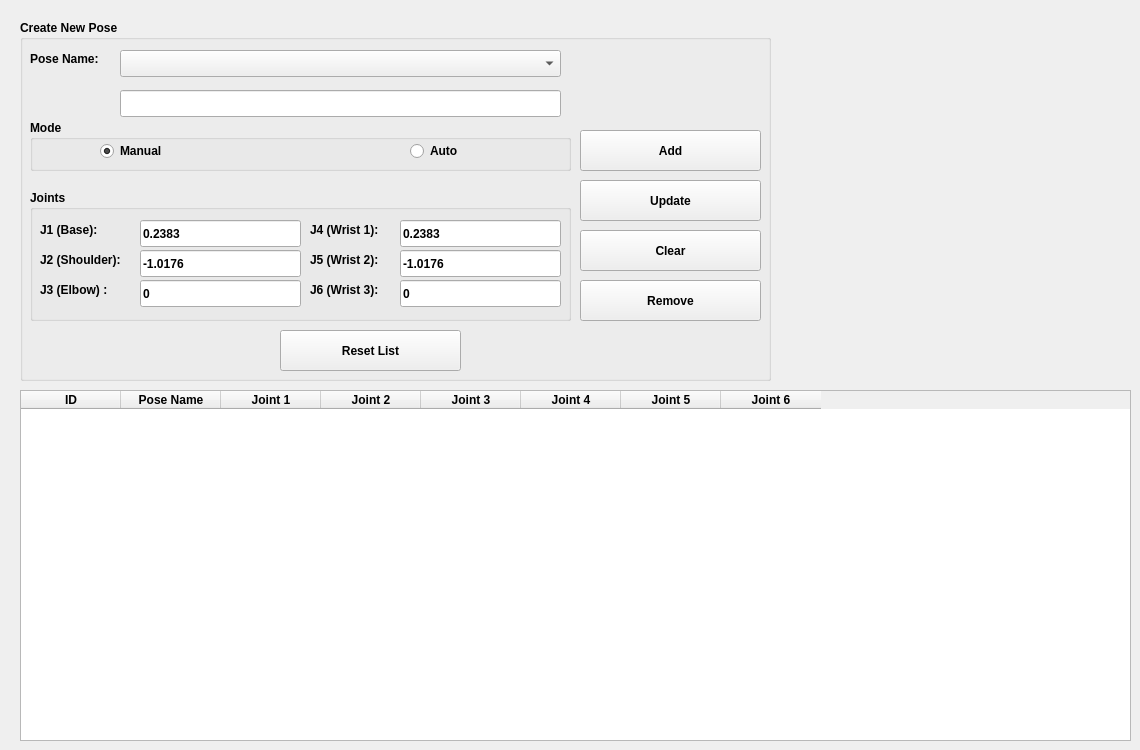
    <widget class="QWidget" name="tab_4">
     <attribute name="title">
      <string>Robotic Arm Poses </string>
     </attribute>
     <widget class="QGroupBox" name="gBoxWaypoint_3">
      <property name="geometry">
       <rect>
        <x>20</x>
        <y>20</y>
        <width>751</width>
        <height>361</height>
       </rect>
      </property>
      <property name="font">
       <font>
        <weight>75</weight>
        <bold>true</bold>
       </font>
      </property>
      <property name="autoFillBackground">
       <bool>false</bool>
      </property>
      <property name="title">
       <string>Create New Pose</string>
      </property>
      <widget class="QLabel" name="label_24">
       <property name="geometry">
        <rect>
         <x>10</x>
         <y>30</y>
         <width>91</width>
         <height>17</height>
        </rect>
       </property>
       <property name="text">
        <string>Pose Name:</string>
       </property>
      </widget>
      <widget class="QComboBox" name="comboBoxPoseName">
       <property name="geometry">
        <rect>
         <x>100</x>
         <y>30</y>
         <width>441</width>
         <height>27</height>
        </rect>
       </property>
      </widget>
      <widget class="QLineEdit" name="lineEditPoseName">
       <property name="geometry">
        <rect>
         <x>100</x>
         <y>70</y>
         <width>441</width>
         <height>27</height>
        </rect>
       </property>
       <property name="text">
        <string/>
       </property>
      </widget>
      <widget class="QGroupBox" name="gBoxPosiition_2">
       <property name="geometry">
        <rect>
         <x>10</x>
         <y>170</y>
         <width>541</width>
         <height>131</height>
        </rect>
       </property>
       <property name="font">
        <font>
         <weight>75</weight>
         <bold>true</bold>
        </font>
       </property>
       <property name="title">
        <string>Joints</string>
       </property>
       <widget class="QLabel" name="label_10">
        <property name="geometry">
         <rect>
          <x>10</x>
          <y>30</y>
          <width>71</width>
          <height>20</height>
         </rect>
        </property>
        <property name="text">
         <string>J1 (Base):</string>
        </property>
       </widget>
       <widget class="QLineEdit" name="lineEditPoseJ1">
        <property name="geometry">
         <rect>
          <x>110</x>
          <y>30</y>
          <width>161</width>
          <height>27</height>
         </rect>
        </property>
        <property name="text">
         <string>0.2383</string>
        </property>
        <property name="echoMode">
         <enum>QLineEdit::Normal</enum>
        </property>
       </widget>
       <widget class="QLabel" name="label_14">
        <property name="geometry">
         <rect>
          <x>10</x>
          <y>60</y>
          <width>101</width>
          <height>20</height>
         </rect>
        </property>
        <property name="text">
         <string>J2 (Shoulder):</string>
        </property>
       </widget>
       <widget class="QLineEdit" name="lineEditPoseJ2">
        <property name="geometry">
         <rect>
          <x>110</x>
          <y>60</y>
          <width>161</width>
          <height>27</height>
         </rect>
        </property>
        <property name="text">
         <string>-1.0176</string>
        </property>
       </widget>
       <widget class="QLabel" name="label_15">
        <property name="geometry">
         <rect>
          <x>10</x>
          <y>90</y>
          <width>81</width>
          <height>20</height>
         </rect>
        </property>
        <property name="text">
         <string>J3 (Elbow) :</string>
        </property>
       </widget>
       <widget class="QLineEdit" name="lineEditPoseJ3">
        <property name="geometry">
         <rect>
          <x>110</x>
          <y>90</y>
          <width>161</width>
          <height>27</height>
         </rect>
        </property>
        <property name="text">
         <string>0</string>
        </property>
       </widget>
       <widget class="QLabel" name="label_17">
        <property name="geometry">
         <rect>
          <x>280</x>
          <y>30</y>
          <width>81</width>
          <height>20</height>
         </rect>
        </property>
        <property name="text">
         <string>J4 (Wrist 1):</string>
        </property>
       </widget>
       <widget class="QLineEdit" name="lineEditPoseJ5">
        <property name="geometry">
         <rect>
          <x>370</x>
          <y>60</y>
          <width>161</width>
          <height>27</height>
         </rect>
        </property>
        <property name="text">
         <string>-1.0176</string>
        </property>
       </widget>
       <widget class="QLabel" name="label_18">
        <property name="geometry">
         <rect>
          <x>280</x>
          <y>60</y>
          <width>81</width>
          <height>20</height>
         </rect>
        </property>
        <property name="text">
         <string>J5 (Wrist 2):</string>
        </property>
       </widget>
       <widget class="QLineEdit" name="lineEditPoseJ4">
        <property name="geometry">
         <rect>
          <x>370</x>
          <y>30</y>
          <width>161</width>
          <height>27</height>
         </rect>
        </property>
        <property name="text">
         <string>0.2383</string>
        </property>
        <property name="echoMode">
         <enum>QLineEdit::Normal</enum>
        </property>
       </widget>
       <widget class="QLineEdit" name="lineEditPoseJ6">
        <property name="geometry">
         <rect>
          <x>370</x>
          <y>90</y>
          <width>161</width>
          <height>27</height>
         </rect>
        </property>
        <property name="text">
         <string>0</string>
        </property>
       </widget>
       <widget class="QLabel" name="label_19">
        <property name="geometry">
         <rect>
          <x>280</x>
          <y>90</y>
          <width>81</width>
          <height>20</height>
         </rect>
        </property>
        <property name="text">
         <string>J6 (Wrist 3):</string>
        </property>
       </widget>
      </widget>
      <widget class="QGroupBox" name="gBoxEntry_2">
       <property name="geometry">
        <rect>
         <x>10</x>
         <y>100</y>
         <width>541</width>
         <height>51</height>
        </rect>
       </property>
       <property name="font">
        <font>
         <weight>75</weight>
         <bold>true</bold>
        </font>
       </property>
       <property name="title">
        <string>Mode</string>
       </property>
       <widget class="QRadioButton" name="rBtnManualPose">
        <property name="geometry">
         <rect>
          <x>70</x>
          <y>20</y>
          <width>117</width>
          <height>22</height>
         </rect>
        </property>
        <property name="text">
         <string>Manual</string>
        </property>
        <property name="checked">
         <bool>true</bool>
        </property>
       </widget>
       <widget class="QRadioButton" name="rBtnAutoPose">
        <property name="geometry">
         <rect>
          <x>380</x>
          <y>20</y>
          <width>117</width>
          <height>22</height>
         </rect>
        </property>
        <property name="text">
         <string>Auto</string>
        </property>
       </widget>
      </widget>
      <widget class="QPushButton" name="pBtnAddPose">
       <property name="geometry">
        <rect>
         <x>560</x>
         <y>110</y>
         <width>181</width>
         <height>41</height>
        </rect>
       </property>
       <property name="font">
        <font>
         <weight>75</weight>
         <bold>true</bold>
        </font>
       </property>
       <property name="toolTip">
        <string>&lt;html&gt;&lt;head/&gt;&lt;body&gt;&lt;p&gt;&lt;span style=&quot; font-weight:400;&quot;&gt;Click this button to add a new waypoint to the list of waypoints.&lt;/span&gt;&lt;/p&gt;&lt;/body&gt;&lt;/html&gt;</string>
       </property>
       <property name="text">
        <string>Add</string>
       </property>
      </widget>
      <widget class="QPushButton" name="pBtnRemovePose">
       <property name="geometry">
        <rect>
         <x>560</x>
         <y>260</y>
         <width>181</width>
         <height>41</height>
        </rect>
       </property>
       <property name="font">
        <font>
         <weight>75</weight>
         <bold>true</bold>
        </font>
       </property>
       <property name="toolTip">
        <string>&lt;html&gt;&lt;head/&gt;&lt;body&gt;&lt;p&gt;&lt;span style=&quot; font-weight:400;&quot;&gt;Click this button to remove the selected waypoint from the list of waypoints.&lt;/span&gt;&lt;/p&gt;&lt;/body&gt;&lt;/html&gt;</string>
       </property>
       <property name="text">
        <string>Remove</string>
       </property>
      </widget>
      <widget class="QPushButton" name="pBtnUpdatePose">
       <property name="geometry">
        <rect>
         <x>560</x>
         <y>160</y>
         <width>181</width>
         <height>41</height>
        </rect>
       </property>
       <property name="font">
        <font>
         <weight>75</weight>
         <bold>true</bold>
        </font>
       </property>
       <property name="toolTip">
        <string>&lt;html&gt;&lt;head/&gt;&lt;body&gt;&lt;p&gt;&lt;span style=&quot; font-weight:400;&quot;&gt;Click this button to add a new waypoint to the list of waypoints.&lt;/span&gt;&lt;/p&gt;&lt;/body&gt;&lt;/html&gt;</string>
       </property>
       <property name="text">
        <string>Update</string>
       </property>
      </widget>
      <widget class="QPushButton" name="pBtnClearPose">
       <property name="geometry">
        <rect>
         <x>560</x>
         <y>210</y>
         <width>181</width>
         <height>41</height>
        </rect>
       </property>
       <property name="font">
        <font>
         <weight>75</weight>
         <bold>true</bold>
        </font>
       </property>
       <property name="toolTip">
        <string>&lt;html&gt;&lt;head/&gt;&lt;body&gt;&lt;p&gt;&lt;span style=&quot; font-weight:400;&quot;&gt;Click this button to clear waypoints inputs&lt;/span&gt;&lt;/p&gt;&lt;/body&gt;&lt;/html&gt;</string>
       </property>
       <property name="text">
        <string>Clear</string>
       </property>
      </widget>
      <widget class="QPushButton" name="pBtnClearRobPoseList">
       <property name="geometry">
        <rect>
         <x>260</x>
         <y>310</y>
         <width>181</width>
         <height>41</height>
        </rect>
       </property>
       <property name="font">
        <font>
         <weight>75</weight>
         <bold>true</bold>
        </font>
       </property>
       <property name="toolTip">
        <string>&lt;html&gt;&lt;head/&gt;&lt;body&gt;&lt;p&gt;&lt;span style=&quot; font-weight:400;&quot;&gt;Click this button to remove the selected waypoint from the list of waypoints.&lt;/span&gt;&lt;/p&gt;&lt;/body&gt;&lt;/html&gt;</string>
       </property>
       <property name="text">
        <string>Reset List</string>
       </property>
      </widget>
     </widget>
     <widget class="QTableWidget" name="tableWidgetRobPose">
      <property name="geometry">
       <rect>
        <x>20</x>
        <y>390</y>
        <width>1111</width>
        <height>351</height>
       </rect>
      </property>
      <property name="toolTip">
       <string>&lt;html&gt;&lt;head/&gt;&lt;body&gt;&lt;p&gt;List of all robot arm positions&lt;/p&gt;&lt;/body&gt;&lt;/html&gt;</string>
      </property>
      <property name="styleSheet">
       <string notr="true"/>
      </property>
      <property name="rowCount">
       <number>0</number>
      </property>
      <property name="columnCount">
       <number>8</number>
      </property>
      <column>
       <property name="text">
        <string>ID</string>
       </property>
       <property name="font">
        <font>
         <weight>75</weight>
         <bold>true</bold>
        </font>
       </property>
      </column>
      <column>
       <property name="text">
        <string>Pose Name</string>
       </property>
       <property name="font">
        <font>
         <weight>75</weight>
         <bold>true</bold>
        </font>
       </property>
      </column>
      <column>
       <property name="text">
        <string>Joint 1</string>
       </property>
       <property name="font">
        <font>
         <weight>75</weight>
         <bold>true</bold>
        </font>
       </property>
      </column>
      <column>
       <property name="text">
        <string>Joint 2</string>
       </property>
       <property name="font">
        <font>
         <weight>75</weight>
         <bold>true</bold>
        </font>
       </property>
      </column>
      <column>
       <property name="text">
        <string>Joint 3</string>
       </property>
       <property name="font">
        <font>
         <weight>75</weight>
         <bold>true</bold>
        </font>
       </property>
      </column>
      <column>
       <property name="text">
        <string>Joint 4</string>
       </property>
       <property name="font">
        <font>
         <weight>75</weight>
         <bold>true</bold>
        </font>
       </property>
      </column>
      <column>
       <property name="text">
        <string>Joint 5</string>
       </property>
       <property name="font">
        <font>
         <weight>75</weight>
         <bold>true</bold>
        </font>
       </property>
      </column>
      <column>
       <property name="text">
        <string>Joint 6</string>
       </property>
       <property name="font">
        <font>
         <weight>75</weight>
         <bold>true</bold>
        </font>
       </property>
      </column>
     </widget>
    </widget>
